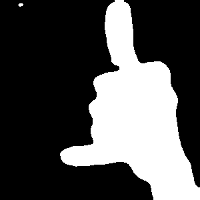
#> input picture Hand detection/Test_Picture/Call1.png, 200 x 200 px, found by its file name; its folder holds 4 pictures in this run
$ python CNN.py
#> lines starting #> are read from the running program, lines starting #| are printed output that depends on the picture
### Hand detection/training.py
import os
import numpy as np
from sklearn import model_selection, utils
from PIL import Image
import cv2

PATH='D:\\Interns software\\code\\detection\\Test_Picture\\'
img_rows = 200
img_cols = 200
img_channels = 1
nb_classes = 10 # 类别

def modlist(path):
    # 列出path里面所有文件信息
    retlist = []
    listing = os.listdir(path)
    for name in listing:
        if name.startswith('.'):
            continue
        retlist.append(name)
    return retlist
# [10 lines left out: function Picture_Size, not called in this run]

def Initializer():
    # 初始化数据，产生训练测试数据和标签
    #Picture_Size(PATH)
    imlist= modlist(PATH)
    total_images = len(imlist) # 样本数量
    immatrix = np.array([np.array(Image.open(PATH+image).convert('L')).flatten() for image in imlist], dtype='float32')
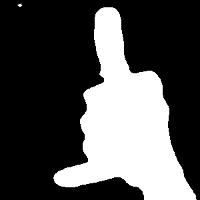
#> input picture Hand detection/Test_Picture/Call10.png, 200 x 200 px, found by its file name
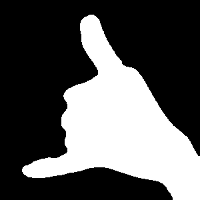
#> input picture Hand detection/Test_Picture/Call100.png, 200 x 200 px, found by its file name
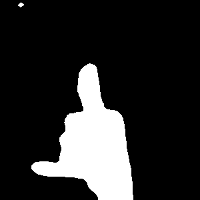
#> input picture Hand detection/Test_Picture/Call1000.png, 200 x 200 px, found by its file name
    # 注 PIL 中图像共有9中模式 模式“L”为灰色图像 0黑 255白
    # 转换公式 L = R * 299/1000 + G * 587/1000+ B * 114/1000
    # 开始创建标签
    label = np.ones((total_images, ), dtype=int)
    samples_per_class = total_images / nb_classes # 每类样本的数量，（由于录制的时候录制的一样多，这里可以这样写，如果不一样多，标签就需要根据文件名来进行获取）
    s = 0
    r = samples_per_class
    # 开始赋予标签（01234）
    for index in range(nb_classes):
        # 0-1200: 0
        # 1200-2400:1
        #...
        label[int(s):int(r)] = index
        #print(imlist[index*1200])
        s = r
        r = s + samples_per_class
    data, label = utils.shuffle(immatrix, label)#混乱器
#> label = [7, 1, 4, 2]
    X_train, X_test, y_train, y_test = model_selection.train_test_split(data, label, test_size=0.1, random_state=4)
#> y_train = [1, 2, 4]; y_test = [7]
    X_train = X_train.reshape(X_train.shape[0], img_rows, img_cols, img_channels) #  tensorflow的图像格式为[batch, W, H, C]
    X_test = X_test.reshape(X_test.shape[0], img_rows, img_cols, img_channels) #  tensorflow的图像格式为[batch, W, H, C]
    X_train = X_train.astype('float32')
    X_test = X_test.astype('float32')
    X_train /= 255
    X_test /= 255
    return X_train, X_test, y_train, y_test

### Hand detection/CNN.py
import training
import tensorflow as tf
import numpy as np
import random
import os

os.environ['TF_CPP_MIN_LOG_LEVEL'] = '2'

#预测标签
output=['Call','Eight','Fight','Good',
        'I','Love','Nine','Ok','Stop','V']

global_step=0
batch_size = 40
INPUT_NODE = training.img_rows * training.img_cols
OUTPUT_NODE = 10

Image_size = 200
NUM_LABELS = 10

# 第一层卷积层的尺寸和深度
CONV1_DEEP = 32
CONV1_SIZE= 5

# 第二层卷积层的尺寸和深度
CONV2_DEEP = 64
CONV2_SIZE= 3

# 第三层卷积层的尺寸和深度
CONV3_DEEP = 64
CONV3_SIZE= 5

# 第四层卷积层的尺寸和深度
CONV4_DEEP = 64
CONV4_SIZE= 5

FC_SIZE1 = 512
FC_SIZE2 = 128

# 训练用参数
ACCURACY=0.998
REGULARIZATION_RATE = 0.0002
TRAINING_STEPS = 30000
MODEL_SAVE_PATH = 'D:\Interns software\code\detection\model'
MODEL_NAME = 'model.ckpt'


# [99 lines left out: functions get_batch, inference, not called in this run]
def train(X_train, y_train):
    if(not os.path.exists(MODEL_SAVE_PATH)):
        os.makedirs(MODEL_SAVE_PATH)
    x = tf.placeholder(tf.float32, [batch_size, training.img_rows, training.img_cols, training.img_channels], name='x-input')
    y = tf.placeholder(tf.float32, [batch_size, OUTPUT_NODE], name='y-input')

    # 正则化
    regularizer = tf.contrib.layers.l2_regularizer(REGULARIZATION_RATE)

    # 前向传播
    y_ = inference(x, train=True, regularizer=regularizer) # 预测值
    global_step = tf.Variable(0, trainable=False) # 不可训练

    #定义损失函数
    # 滑动平均
    # variable_averages = tf.train.ExponentialMovingAverage(MOVING_AAVERAGE_DECAY, global_step)
    # variable_averages_op = variable_averages.apply(tf.trainable_variables())

    cross_entropy = tf.nn.sparse_softmax_cross_entropy_with_logits(labels=tf.argmax(y, 1), logits=y_) #softmax和交叉熵计算
    cross_entropy_mean = tf.reduce_mean(cross_entropy)

    loss = cross_entropy_mean + tf.add_n(tf.get_collection('losses')) # 计算总loss

    # learninig_rate = tf.train.exponential_decay(LEARNING_RATE_BASE, global_step, 1204//batch_szie, LEARNING_RATE_DECAY)
    train_step = tf.train.GradientDescentOptimizer(0.0005).minimize(loss, global_step=global_step)#学习率

    # with tf.control_dependencies([train_step, variable_averages_op]):
    #     train_op = tf.no_op(name='train')
    # train_op = tf.group(train_step, variable_averages_op)

    # 保存模型
    saver = tf.train.Saver()
    max_acc = 0
    with tf.Session() as sess:
        init = tf.global_variables_initializer()
        sess.run(init)

        for i in range(TRAINING_STEPS):
            xs, ys = get_batch(X_train, y_train, batch_size=batch_size)
            # xs, ys = get_next_batch(X_train, y_train, batch_size=batch_szie)
            # ys = tf.reshape(tf.one_hot(ys, depth=5), [batch_szie, OUTPUT_NODE])
            _, loss_value, step = sess.run([train_step, loss, global_step], feed_dict={x: xs, y: ys})
            print("----------------------", i, " : ", loss_value,  "-------------------------------")
            if (1-loss_value) > max_acc:  # 记录测试准确率最大时的模型
                max_acc =1-loss_value
                saver.save(sess, os.path.join(MODEL_SAVE_PATH, MODEL_NAME))  # 保存模型。
            if  max_acc>ACCURACY:  # 达到这个准确率跳出训练循环
                break
        return step

# [62 lines left out: functions test, Gussgesture, not called in this run]
if __name__=='__main__':
    a,b,c,d=training.Initializer()
#> c = [1, 2, 4]; d = [7]
#> (the run stopped early here; a loop or call above may not have finished)
